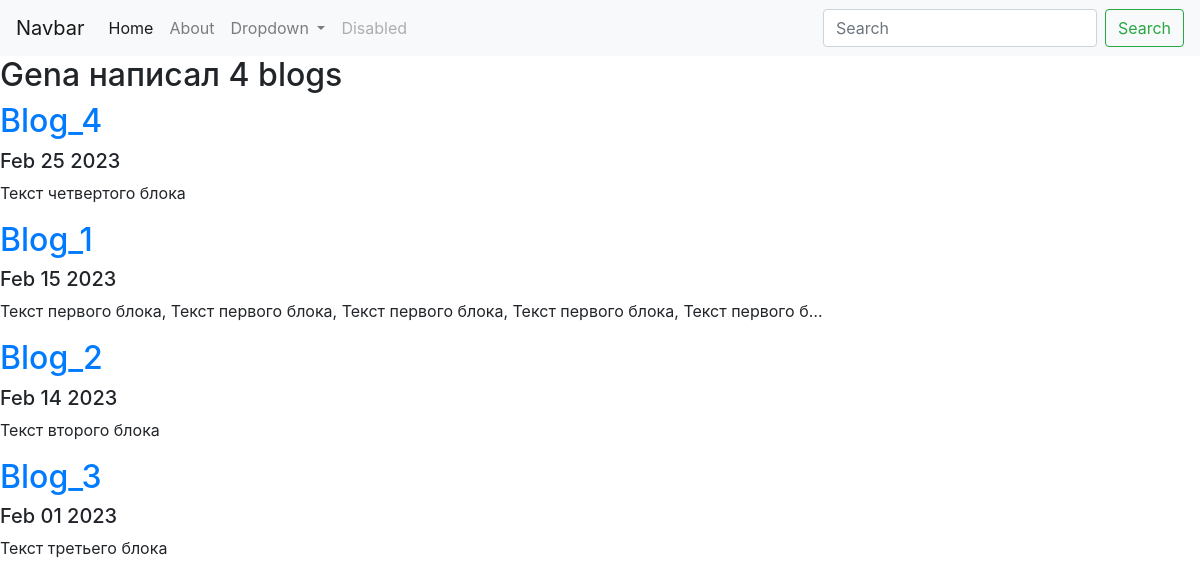
Screenshot of /blog/ with the database file from the repository.
### blog/models.py (models this page shows, shortened)
class Blog(models.Model):
    title = models.CharField(max_length=200)
    description = models.TextField()
    date = models.DateField()

### blog/views.py (the view)
# urls.py: path("", views.all_blogs, name='all_blogs'),
def all_blogs(requests):
    blogs = Blog.objects.all().order_by('-date')
    return render(requests, "blog/all_blogs.html", {'blogs': blogs})

### blog/templates/blog/all_blogs.html
{% extends 'my_portfolio/base.html' %}
{% block content %}
<h2>Gena написал {{ blogs.count }} blog{{ blogs.count|pluralize }}</h2>
{% for blog in blogs %}
<a href="{% url 'blog:detail' blog.id %}"><h2>{{ blog.title }}</h2></a>
    <h5>{{ blog.date|date:'M d Y' }}</h5>
<p>{{ blog.description|striptags|truncatechars:100 }}</p>
{% endfor %}
{% endblock %}

### my_portfolio/templates/my_portfolio/base.html (shortened to what this page needs)
<!doctype html>
<html lang="en">
  <head>
    <link rel="stylesheet" href="https://cdn.jsdelivr.net/npm/bootstrap@4.4.1/dist/css/bootstrap.min.css">
  </head>
  <body>
  <nav class="navbar navbar-expand-lg navbar-light bg-light">
  <a class="navbar-brand" href="#">Navbar</a>
  <div class="collapse navbar-collapse" id="navbarSupportedContent">
    <ul class="navbar-nav mr-auto">
      <li class="nav-item active">
        <a class="nav-link" href="#">Home <span class="sr-only">(current)</span></a>
      </li>
      <li class="nav-item">
        <a class="nav-link" href="#">About</a>
      </li>
      <li class="nav-item dropdown">
        <a class="nav-link dropdown-toggle" href="#" id="navbarDropdown" role="button" data-toggle="dropdown" aria-haspopup="true" aria-expanded="false">
          Dropdown
        </a>
      </li>
      <li class="nav-item">
        <a class="nav-link disabled" href="#" tabindex="-1" aria-disabled="true">Disabled</a>
      </li>
    </ul>
    <form class="form-inline my-2 my-lg-0">
      <input class="form-control mr-sm-2" type="search" placeholder="Search" aria-label="Search">
      <button class="btn btn-outline-success my-2 my-sm-0" type="submit">Search</button>
    </form>
  </div>
</nav>
{% block content %}{% endblock %}
  </body>
</html>

### rows the page displays
Blog: title "Blog_4", date "Feb 25 2023", description "Текст четвертого блока"
Blog: title "Blog_1", date "Feb 15 2023", description "Текст первого блока, Текст первого блока, Текст первого блока, Текст первого блока, Текст первого б…"
Blog: title "Blog_2", date "Feb 14 2023", description "Текст второго блока"
Blog: title "Blog_3", date "Feb 01 2023", description "Текст третьего блока"

### other values shown
{{ blogs.count }} "4"
